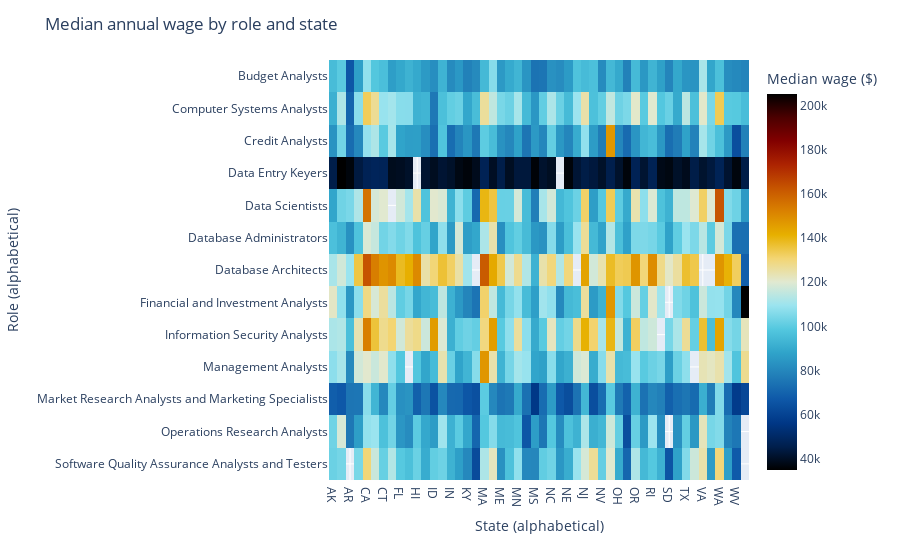

The code cell stored with this chart in its notebook:
### Code cell
import plotly.express as px
import pandas as pd

# --- Define list of valid U.S. state abbreviations ---
us_states = [
    'AL','AK','AZ','AR','CA','CO','CT','DE','FL','GA','HI','ID','IL','IN','IA','KS','KY',
    'LA','ME','MD','MA','MI','MN','MS','MO','MT','NE','NV','NH','NJ','NM','NY','NC','ND',
    'OH','OK','OR','PA','RI','SC','SD','TN','TX','UT','VT','VA','WA','WV','WI','WY'
]

# --- Filter only U.S. states ---
filtered_df = data_roles_cleaned_df[data_roles_cleaned_df['prim_state'].isin(us_states)].copy()

# --- Create alphabetic state order ---
state_order = sorted(us_states)

# --- Pivot table for median wages ---
pivot = (
    filtered_df
      .pivot_table(index='occ_title', columns='prim_state', values='a_mean', aggfunc='median')
      .sort_index()  # alphabetize roles
)

# --- Align to alphabetic state order ---
pivot = pivot[state_order]

# --- Plot heatmap ---
fig_heat = px.imshow(
    pivot,
    aspect='auto',
    color_continuous_scale='IceFire',
    origin='lower'
)

fig_heat.update_layout(
    title="Median annual wage by role and state",
    xaxis_title="State (alphabetical)",
    yaxis_title="Role (alphabetical)",
    yaxis_autorange='reversed',
    coloraxis_colorbar=dict(title="Median wage ($)")
)

fig_heat.show()

### Figure 1 — Plotly figure (JSON) as saved in the notebook; plotly's stock layout.template omitted (floating-point values rounded to 4 significant figures; data arrays with more than 128 entries replaced by an {"elided": "..."} marker saying what was removed)
{"data": [{"coloraxis": "coloraxis", "hovertemplate": "prim_state: %{x}<br>occ_title: %{y}<br>color: %{z}<extra></extra>", "name": "0", "type": "heatmap", "x": ["AK", "AL", "AR", "AZ", "CA", "CO", "CT", "DE", "FL", "GA", "HI", "IA", "ID", "IL", "IN", "KS", "KY", "LA", "MA", "MD", "ME", "MI", "MN", "MO", "MS", "MT", "NC", "ND", "NE", "NH", "NJ", "NM", "NV", "NY", "OH", "OK", "OR", "PA", "RI", "SC", "SD", "TN", "TX", "UT", "VA", "VT", "WA", "WI", "WV", "WY"], "xaxis": "x", "y": ["Budget Analysts", "Computer Systems Analysts", "Credit Analysts", "Data Entry Keyers", "Data Scientists", "Database Administrators", "Database Architects", "Financial and Investment Analysts", "Information Security Analysts", "Management Analysts", "Market Research Analysts and Marketing Specialists", "Operations Research Analysts", "Software Quality Assurance Analysts and Testers"], "yaxis": "y", "z": {"elided": "13x50 float values"}}], "layout": {"coloraxis": {"colorbar": {"title": {"text": "Median wage ($)"}}, "colorscale": [[0, "#000000"], [0.0625, "#001f4d"], [0.125, "#003786"], [0.1875, "#0e58a8"], [0.25, "#217eb8"], [0.3125, "#30a4ca"], [0.375, "#54c8df"], [0.4375, "#9be4ef"], [0.5, "#e1e9d1"], [0.5625, "#f3d573"], [0.625, "#e7b000"], [0.6875, "#da8200"], [0.75, "#c65400"], [0.8125, "#ac2301"], [0.875, "#820000"], [0.9375, "#4c0000"], [1, "#000000"]]}, "margin": {"t": 60}, "title": {"text": "Median annual wage by role and state"}, "xaxis": {"anchor": "y", "domain": [0, 1], "title": {"text": "State (alphabetical)"}}, "yaxis": {"anchor": "x", "autorange": "reversed", "domain": [0, 1], "title": {"text": "Role (alphabetical)"}}}}
